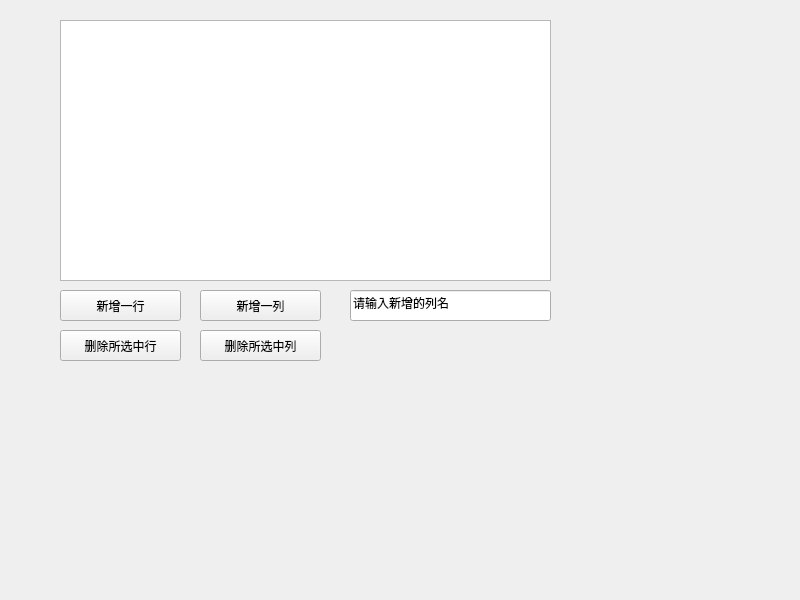
<?xml version="1.0" encoding="UTF-8"?>
<ui version="4.0">
 <class>Widget</class>
 <widget class="QWidget" name="Widget">
  <property name="geometry">
   <rect>
    <x>0</x>
    <y>0</y>
    <width>800</width>
    <height>600</height>
   </rect>
  </property>
  <property name="windowTitle">
   <string>Widget</string>
  </property>
  <widget class="QTableWidget" name="tableWidget">
   <property name="geometry">
    <rect>
     <x>60</x>
     <y>20</y>
     <width>491</width>
     <height>261</height>
    </rect>
   </property>
  </widget>
  <widget class="QPushButton" name="pushButton_inertrow">
   <property name="geometry">
    <rect>
     <x>60</x>
     <y>290</y>
     <width>121</width>
     <height>31</height>
    </rect>
   </property>
   <property name="text">
    <string>新增一行</string>
   </property>
  </widget>
  <widget class="QPushButton" name="pushButton_insertcol">
   <property name="geometry">
    <rect>
     <x>200</x>
     <y>290</y>
     <width>121</width>
     <height>31</height>
    </rect>
   </property>
   <property name="text">
    <string>新增一列</string>
   </property>
  </widget>
  <widget class="QPushButton" name="pushButton_insertrow">
   <property name="geometry">
    <rect>
     <x>60</x>
     <y>330</y>
     <width>121</width>
     <height>31</height>
    </rect>
   </property>
   <property name="text">
    <string>删除所选中行</string>
   </property>
  </widget>
  <widget class="QPushButton" name="pushButton_insertcol_2">
   <property name="geometry">
    <rect>
     <x>200</x>
     <y>330</y>
     <width>121</width>
     <height>31</height>
    </rect>
   </property>
   <property name="text">
    <string>删除所选中列</string>
   </property>
  </widget>
  <widget class="QLineEdit" name="lineEdit">
   <property name="geometry">
    <rect>
     <x>350</x>
     <y>290</y>
     <width>201</width>
     <height>31</height>
    </rect>
   </property>
   <property name="text">
    <string>请输入新增的列名</string>
   </property>
  </widget>
 </widget>
 <resources/>
 <connections/>
</ui>
